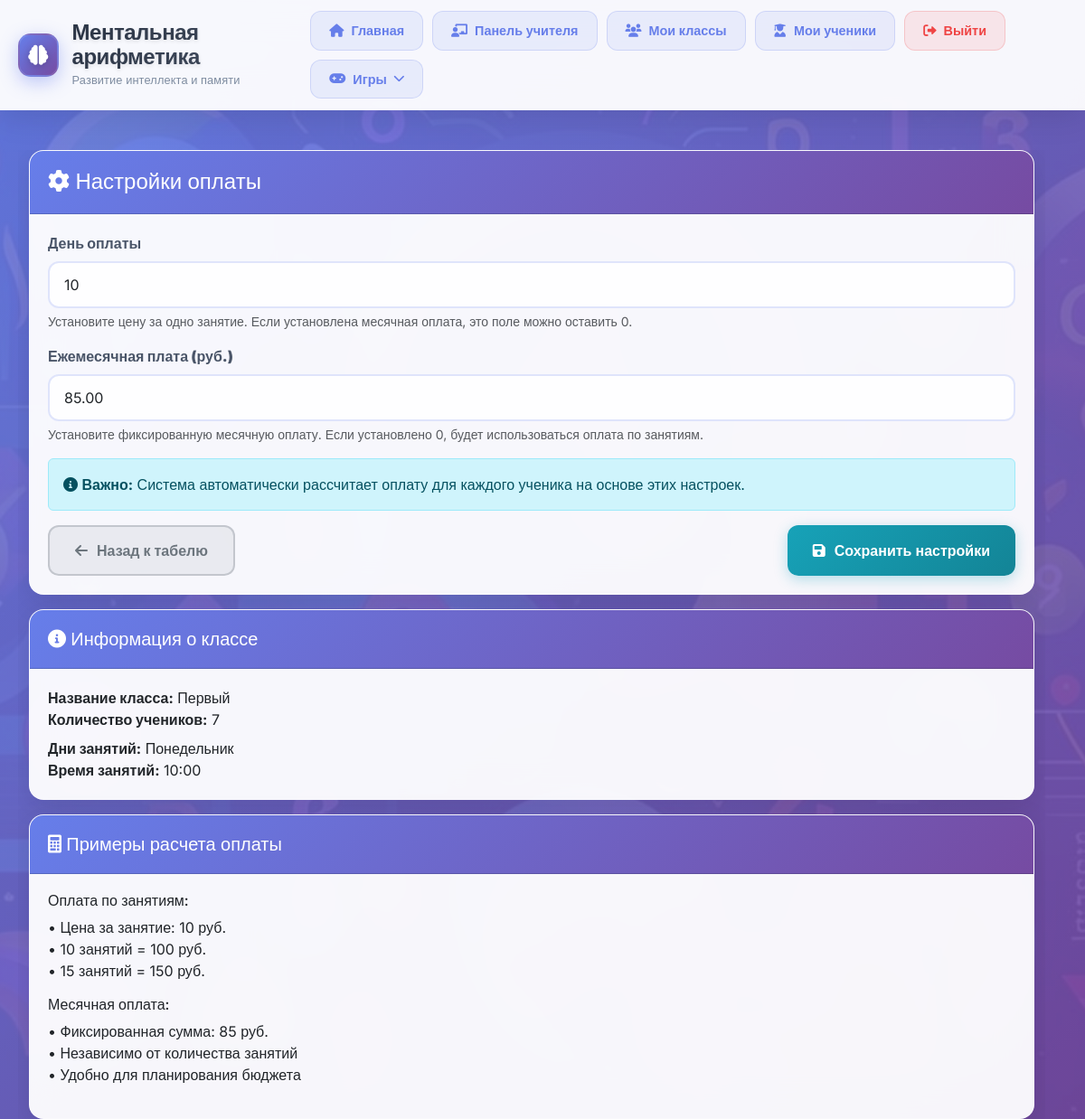
/teacher/classes/1/payment-settings/ (signed in), run on the app's committed database.
### mental_app/models.py (models this page shows, shortened)
class PaymentSettings(models.Model):
    class_group = models.OneToOneField(Class, on_delete=models.CASCADE, related_name='payment_settings', verbose_name='Класс')
    monthly_fee = models.DecimalField(max_digits=8, decimal_places=2, default=0.00, verbose_name='Ежемесячная плата')
    payment_day = models.IntegerField(
        validators=[MinValueValidator(1), MaxValueValidator(31)],
        default=15,
        verbose_name='День оплаты',
        help_text='День месяца, когда должна производиться оплата'
    )
    is_active = models.BooleanField(default=True, verbose_name='Активно')
    created_at = models.DateTimeField(auto_now_add=True)
    updated_at = models.DateTimeField(auto_now=True)
    class Meta:
        verbose_name = 'Настройки оплаты'
        verbose_name_plural = 'Настройки оплаты'

class Class(models.Model):
    name = models.CharField(max_length=100, verbose_name='Название класса', help_text='Например: "А", "Б", "В", "1А", "2Б", "Математический", "Гуманитарный"')
    teacher = models.ForeignKey(TeacherProfile, on_delete=models.CASCADE, related_name='classes', verbose_name='Учитель')
    time = models.TimeField(verbose_name='Время занятий', help_text='Время начала занятий')
    days = models.CharField(max_length=100, verbose_name='Дни занятий', help_text='Например: "Пн, Ср, Пт" или "Вторник, Четверг"')
    academic_year = models.CharField(max_length=20, verbose_name='Учебный год', help_text='Например: 2024-2025, 2024/2025, 2024')
    created_at = models.DateTimeField(auto_now_add=True)
    class Meta:
        verbose_name = 'Класс'
        verbose_name_plural = 'Классы'
        unique_together = ['name', 'teacher', 'academic_year']

### mental_app/views.py (the view)
# urls.py: path('teacher/classes/<int:class_id>/payment-settings/', views.payment_settings_edit, name='payment_settings_edit'),
@login_required
def payment_settings_edit(request, class_id):
    try:
        class_obj = Class.objects.get(id=class_id)
        if class_obj.teacher != request.user.teacher_profile:
            return HttpResponseForbidden("У вас нет доступа к этому классу")
        payment_settings, created = PaymentSettings.objects.get_or_create(
            class_group=class_obj,
            defaults={'payment_day': 0, 'monthly_fee': 0}
        )
        if request.method == 'POST':
            form = PaymentSettingsForm(request.POST, instance=payment_settings)
            if form.is_valid():
                form.save()
                messages.success(request, 'Настройки оплаты обновлены!')
                return redirect('attendance_list', class_id=class_id)
        else:
            form = PaymentSettingsForm(instance=payment_settings)
        return render(request, 'payment_settings_form.html', {
            'form': form,
            'class_obj': class_obj,
            'title': 'Настройки оплаты'
        })
    except Class.DoesNotExist:
        messages.error(request, 'Класс не найден')
        return redirect('class_list')

### mental_app/forms.py
class PaymentSettingsForm(forms.ModelForm):
    class Meta:
        model = PaymentSettings
        fields = ['monthly_fee', 'payment_day']
        widgets = {
            'monthly_fee': forms.NumberInput(attrs={
                'class': 'form-control',
                'step': '0.01',
                'min': '0',
                'placeholder': '0.00'
            }),
            'payment_day': forms.NumberInput(attrs={
                'class': 'form-control',
                'min': '1',
                'max': '31',
                'placeholder': '15'
            }),
        }
        labels = {
            'monthly_fee': 'Ежемесячная плата (руб.)',
            'payment_day': 'День оплаты'
        }

### templates/payment_settings_form.html (shortened to what this page needs)
{% extends 'base.html' %}
{% block content %}
<div class="container mt-4">
    <div class="row justify-content-center">
        <div class="col-md-8">
            <div class="card">
                <div class="card-header bg-info text-white">
                    <h4 class="mb-0">
                        <i class="fas fa-cog"></i>
                        {{ title }}
                    </h4>
                </div>
                <div class="card-body">
                    <form method="post">
                        <div class="mb-3">
                            <label for="{{ form.payment_day.id_for_label }}" class="form-label">
                                <strong>{{ form.payment_day.label }}</strong>
                            </label>
                            {{ form.payment_day }}
                            <div class="form-text">
                                Установите цену за одно занятие. Если установлена месячная оплата, это поле можно оставить 0.
                            </div>
                        </div>
                        <div class="mb-3">
                            <label for="{{ form.monthly_fee.id_for_label }}" class="form-label">
                                <strong>{{ form.monthly_fee.label }}</strong>
                            </label>
                            {{ form.monthly_fee }}
                            <div class="form-text">
                                Установите фиксированную месячную оплату. Если установлено 0, будет использоваться оплата по занятиям.
                            </div>
                        </div>
                        <div class="alert alert-info">
                            <i class="fas fa-info-circle"></i>
                            <strong>Важно:</strong> Система автоматически рассчитает оплату для каждого ученика на основе этих настроек.
                        </div>
                        <div class="d-flex justify-content-between">
                            <a href="{% url 'attendance_list' class_obj.id %}" class="btn btn-secondary">
                                <i class="fas fa-arrow-left"></i>
                                Назад к табелю
                            </a>
                            <button type="submit" class="btn btn-info">
                                <i class="fas fa-save"></i>
                                Сохранить настройки
                            </button>
                        </div>
                    </form>
                </div>
            </div>
            <div class="card mt-3">
                <div class="card-header bg-secondary text-white">
                    <h5 class="mb-0">
                        <i class="fas fa-info-circle"></i>
                        Информация о классе
                    </h5>
                </div>
                <div class="card-body">
                    <div class="row">
                        <div class="col-md-6">
                            <strong>Название класса:</strong> {{ class_obj.name }}
                        </div>
                        <div class="col-md-6">
                            <strong>Количество учеников:</strong> {{ class_obj.students.count }}
                        </div>
                    </div>
                    <div class="row mt-2">
                        <div class="col-md-6">
                            <strong>Дни занятий:</strong> {{ class_obj.days|default:"Не указано" }}
                        </div>
                        <div class="col-md-6">
                            <strong>Время занятий:</strong> {{ class_obj.time|default:"Не указано" }}
                        </div>
                    </div>
                </div>
            </div>
            <div class="card mt-3">
                <div class="card-header bg-success text-white">
                    <h5 class="mb-0">
                        <i class="fas fa-calculator"></i>
                        Примеры расчета оплаты
                    </h5>
                </div>
                <div class="card-body">
                    <div class="row">
                        <div class="col-md-6">
                            <h6>Оплата по занятиям:</h6>
                            <ul class="list-unstyled">
                                <li>• Цена за занятие: <span id="example-lesson-price">0</span> руб.</li>
                                <li>• 10 занятий = <span id="example-lesson-total">0</span> руб.</li>
                                <li>• 15 занятий = <span id="example-lesson-total-15">0</span> руб.</li>
                            </ul>
                        </div>
                        <div class="col-md-6">
                            <h6>Месячная оплата:</h6>
                            <ul class="list-unstyled">
                                <li>• Фиксированная сумма: <span id="example-monthly-price">0</span> руб.</li>
                                <li>• Независимо от количества занятий</li>
                                <li>• Удобно для планирования бюджета</li>
                            </ul>
                        </div>
                    </div>
                </div>
            </div>
        </div>
    </div>
</div>
{% endblock %}

### static/styles.css (style rules this page uses)
:root { --primary-color: #667eea; --primary-gradient: linear-gradient(135deg, #667eea 0%, #764ba2 100%); --secondary-color: #6c757d; --info-color: #17a2b8; --success-color: #28a745; --warning-color: #ffc107; --danger-color: #dc3545; --text-primary: #2d3748; --text-secondary: #4a5568; --text-muted: #718096; --bg-white: rgba(255, 255, 255, 0.95); --border-radius: 12px; --box-shadow: 0 8px 32px rgba(0, 0, 0, 0.1); --transition: all 0.3s ease; }
.btn-primary, .btn-secondary, .btn-info, .btn-danger, .btn-success, .btn-warning { padding: 14px 28px; border-radius: var(--border-radius); font-weight: 600; font-size: 1rem; text-decoration: none; display: inline-flex; align-items: center; gap: 10px; transition: var(--transition); border: none; cursor: pointer; min-width: 140px; justify-content: center; }
.btn-secondary { background: rgba(108, 117, 125, 0.1); color: var(--secondary-color); border: 2px solid rgba(108, 117, 125, 0.3); }
.btn-info { background: linear-gradient(135deg, var(--info-color), #138496); color: white; box-shadow: 0 4px 15px rgba(23, 162, 184, 0.3); }
.card { background: var(--bg-white); backdrop-filter: blur(20px); border-radius: 16px; border: 1px solid rgba(255, 255, 255, 0.2); box-shadow: var(--box-shadow); overflow: hidden; transition: var(--transition); }
.card-header { background: var(--primary-gradient); color: white; padding: 20px; font-weight: 600; font-size: 1.1rem; }
.card-body { padding: 20px; }
.form-control { border: 2px solid rgba(102, 126, 234, 0.2); border-radius: var(--border-radius); padding: 12px 16px; font-size: 1rem; transition: var(--transition); background: rgba(255, 255, 255, 0.9); }
.form-label { font-weight: 600; color: var(--text-secondary); margin-bottom: 8px; }
.mt-4 { margin-top: 1.5rem; }

### templates/base.html (style rules this page uses)
body { margin: 0; font-family: 'Inter', sans-serif; color: #333; background: linear-gradient(135deg, #667eea 0%, #764ba2 100%); min-height: 100vh; position: relative; overflow-x: hidden; width: 100%; max-width: 100vw; }
html { overflow-x: hidden; width: 100%; max-width: 100vw; }
body::before { content: ''; position: fixed; top: 0; left: 0; width: 100%; height: 100%; background: url('/static/фон.jpg') no-repeat center center; background-size: cover; opacity: 0.08; z-index: -1; }
.btn-primary, .btn-secondary, .btn-info, .btn-danger, .btn-success, .btn-warning { padding: 14px 28px; border-radius: 12px; font-weight: 600; font-size: 1rem; text-decoration: none; display: inline-flex; align-items: center; gap: 10px; transition: all 0.3s ease; border: none; cursor: pointer; min-width: 140px; justify-content: center; }
.btn-secondary { background: rgba(108, 117, 125, 0.1); color: #6c757d; border: 2px solid rgba(108, 117, 125, 0.3); }
.btn-info { background: linear-gradient(135deg, #17a2b8, #138496); color: white; box-shadow: 0 4px 15px rgba(23, 162, 184, 0.3); }
.card { background: rgba(255, 255, 255, 0.95); backdrop-filter: blur(20px); border-radius: 16px; border: 1px solid rgba(255, 255, 255, 0.2); box-shadow: 0 8px 32px rgba(0, 0, 0, 0.1); overflow: hidden; transition: all 0.3s ease; }
.card-header { background: linear-gradient(135deg, #667eea 0%, #764ba2 100%); color: white; padding: 20px; font-weight: 600; font-size: 1.1rem; }
.card-body { padding: 20px; }
.form-control { border: 2px solid rgba(102, 126, 234, 0.2); border-radius: 12px; padding: 12px 16px; font-size: 1rem; transition: all 0.3s ease; background: rgba(255, 255, 255, 0.9); }
.form-label { font-weight: 600; color: #4a5568; margin-bottom: 8px; }
* { box-sizing: border-box; max-width: 100%; }
html { scrollbar-width: none; }
body { -ms-overflow-style: none; }
.container, .row, .col, [class*="col-"] { max-width: 100%; overflow-x: hidden; width: 100%; box-sizing: border-box; }

### data on the page
PaymentSettings: payment_day "10", monthly_fee "85.00"
Class: name "Первый", students.count "7", days "Понедельник", time "10:00"

### other printed values
{{ title }} "Настройки оплаты"
